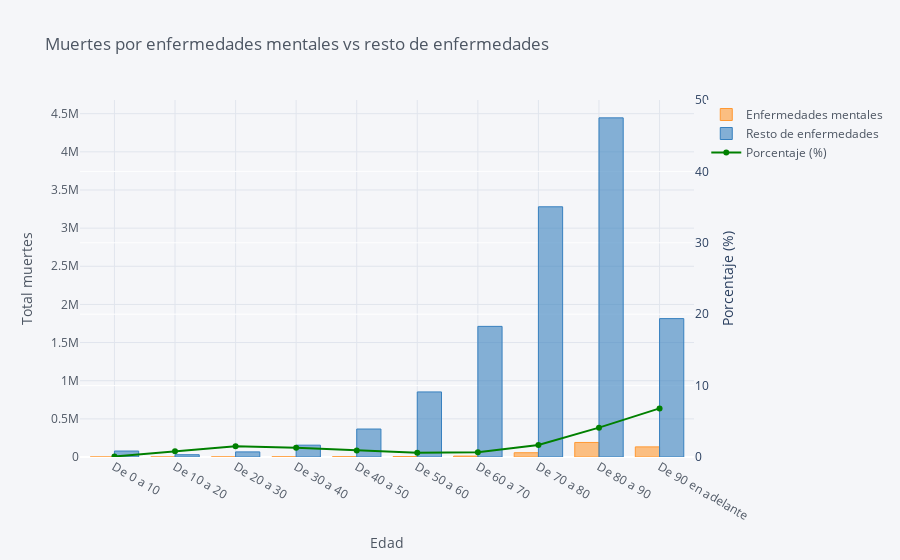

Notebook cell for this chart:
### Code cell
dataset_bar = dataset_filtrados

# Create the bar plot
bar_plot = dataset_bar.iplot(kind='bar', x='Edad', y=['Enfermedades mentales', 'Resto de enfermedades'], 
                             title='Muertes por enfermedades mentales vs resto de enfermedades',
                             xTitle='Edad', yTitle='Total muertes',
                             barmode='group', asFigure=True)

# Sort dataset_filtrado_porcentaje by 'Edad'
dataset_line = dataset_filtrado_porcentaje.sort_values(by='Edad')

# Create the scatter trace
scatter_trace = {
    'x': dataset_line['Edad'],
    'y': dataset_line['Porcentaje'],
    'line': {'color': 'green'},
    'name': 'Porcentaje (%)',
    'type': 'scatter',
    'yaxis': 'y2'
}

combined = bar_plot.add_traces(scatter_trace)
combined['layout']['yaxis2'] = dict(title='Porcentaje (%)', overlaying='y', side='right', range=[0, 50])
combined

### Figure 1 — Plotly figure (JSON) as saved in the notebook; plotly's stock layout.template omitted (floating-point values rounded to 4 significant figures)
{"data": [{"marker": {"color": "rgba(255, 153, 51, 0.6)", "line": {"color": "rgba(255, 153, 51, 1.0)", "width": 1}}, "name": "Enfermedades mentales", "orientation": "v", "text": "", "type": "bar", "x": ["De 0 a 10", "De 10 a 20", "De 20 a 30", "De 30 a 40", "De 40 a 50", "De 50 a 60", "De 60 a 70", "De 70 a 80", "De 80 a 90", "De 90 en adelante"], "y": [53, 244, 1032, 2033, 3360, 5190, 11736, 55939, 190615, 132666]}, {"marker": {"color": "rgba(55, 128, 191, 0.6)", "line": {"color": "rgba(55, 128, 191, 1.0)", "width": 1}}, "name": "Resto de enfermedades", "orientation": "v", "text": "", "type": "bar", "x": ["De 0 a 10", "De 10 a 20", "De 20 a 30", "De 30 a 40", "De 40 a 50", "De 50 a 60", "De 60 a 70", "De 70 a 80", "De 80 a 90", "De 90 en adelante"], "y": [78077, 29929, 66823, 155041, 366812, 852927, 1712007, 3279819, 4445661, 1814050]}, {"line": {"color": "green"}, "name": "Porcentaje (%)", "type": "scatter", "x": ["De 0 a 10", "De 10 a 20", "De 20 a 30", "De 30 a 40", "De 40 a 50", "De 50 a 60", "De 60 a 70", "De 70 a 80", "De 80 a 90", "De 90 en adelante"], "y": [0.07, 0.81, 1.52, 1.29, 0.91, 0.6, 0.68, 1.68, 4.11, 6.81], "yaxis": "y2"}], "layout": {"barmode": "group", "legend": {"bgcolor": "#F5F6F9", "font": {"color": "#4D5663"}}, "paper_bgcolor": "#F5F6F9", "plot_bgcolor": "#F5F6F9", "title": {"font": {"color": "#4D5663"}, "text": "Muertes por enfermedades mentales vs resto de enfermedades"}, "xaxis": {"gridcolor": "#E1E5ED", "showgrid": true, "tickfont": {"color": "#4D5663"}, "title": {"font": {"color": "#4D5663"}, "text": "Edad"}, "zerolinecolor": "#E1E5ED"}, "yaxis": {"gridcolor": "#E1E5ED", "showgrid": true, "tickfont": {"color": "#4D5663"}, "title": {"font": {"color": "#4D5663"}, "text": "Total muertes"}, "zerolinecolor": "#E1E5ED"}, "yaxis2": {"overlaying": "y", "range": [0, 50], "side": "right", "title": {"text": "Porcentaje (%)"}}}}
